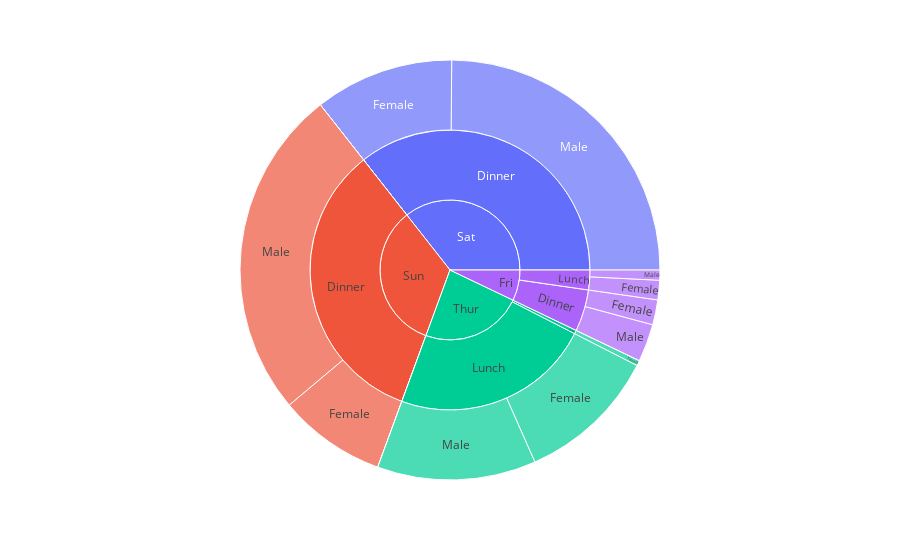

Source (notebook cell):
### Code cell
px.sunburst(
    data_frame=tips,
    path=["day","time","sex"],
    values="tip",
)

### Figure 1 — Plotly figure (JSON) as saved in the notebook; plotly's stock layout.template omitted (floating-point values rounded to 4 significant figures)
{"data": [{"branchvalues": "total", "domain": {"x": [0, 1], "y": [0, 1]}, "hovertemplate": "labels=%{label}<br>tip=%{value}<br>parent=%{parent}<br>id=%{id}<extra></extra>", "ids": ["Thur/Lunch/Male", "Fri/Lunch/Male", "Sat/Lunch/Male", "Sun/Lunch/Male", "Thur/Dinner/Male", "Fri/Dinner/Male", "Sat/Dinner/Male", "Sun/Dinner/Male", "Thur/Lunch/Female", "Fri/Lunch/Female", "Sat/Lunch/Female", "Sun/Lunch/Female", "Thur/Dinner/Female", "Fri/Dinner/Female", "Sat/Dinner/Female", "Sun/Dinner/Female", "Thur/Lunch", "Fri/Lunch", "Sat/Lunch", "Sun/Lunch", "Thur/Dinner", "Fri/Dinner", "Sat/Dinner", "Sun/Dinner", "Thur", "Fri", "Sat", "Sun"], "labels": ["Male", "Male", "Male", "Male", "Male", "Male", "Male", "Male", "Female", "Female", "Female", "Female", "Female", "Female", "Female", "Female", "Lunch", "Lunch", "Lunch", "Lunch", "Dinner", "Dinner", "Dinner", "Dinner", "Thur", "Fri", "Sat", "Sun"], "name": "", "parents": ["Thur/Lunch", "Fri/Lunch", "Sat/Lunch", "Sun/Lunch", "Thur/Dinner", "Fri/Dinner", "Sat/Dinner", "Sun/Dinner", "Thur/Lunch", "Fri/Lunch", "Sat/Lunch", "Sun/Lunch", "Thur/Dinner", "Fri/Dinner", "Sat/Dinner", "Sun/Dinner", "Thur", "Fri", "Sat", "Sun", "Thur", "Fri", "Sat", "Sun", "", "", "", ""], "type": "sunburst", "values": [89.41, 5.7, 0, 0, 0, 21.23, 181.9, 186.8, 79.42, 10.98, 0, 0, 3, 14.05, 78.45, 60.61, 168.8, 16.68, 0, 0, 3, 35.28, 260.4, 247.4, 171.8, 51.96, 260.4, 247.4]}], "layout": {"legend": {"tracegroupgap": 0}, "margin": {"t": 60}}}
